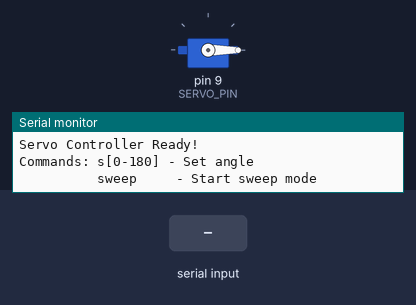
Bench run of a sketch on a simulated Arduino Uno, built with avr-gcc and run on an emulated ATmega328P. Shown: servo, the last lines printed to the serial monitor. Inputs (shaded band) come from the test bench.

Above: at 1.2 s.
1.3 s: "sweep" received over Serial
At 2.77 s:
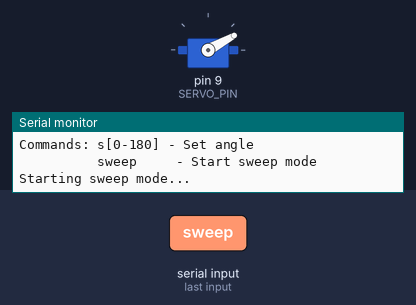
At 3.37 s:
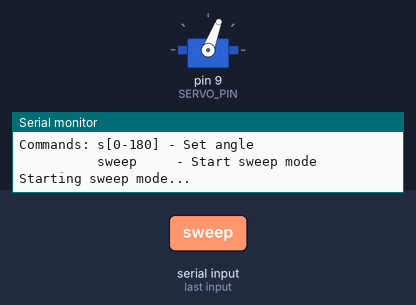
7.3 s: "s90\n" received over Serial
10.2 s: "s,45\n" received over Serial
At 12.6 s:
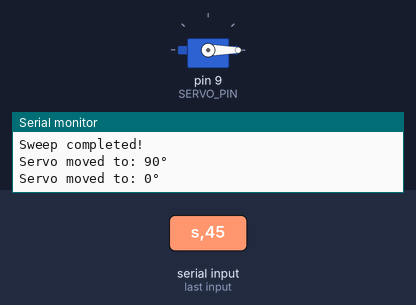
Timing chart, 0 to 14.1 s (numbered marks = the images above; inputs shaded):
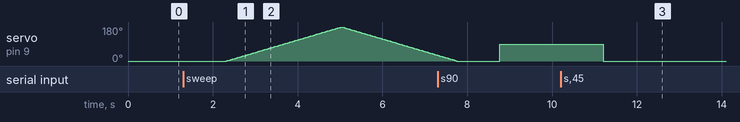

Measured:
- after the input at 1.3 s, servo on pin 9 (SERVO_PIN): rises from 0° to 180° in 2.7 s, then falls to 30° in 2.3 s
- after the input at 10.2 s, servo on pin 9 (SERVO_PIN): 90° → 0° after 1.0 s

The sketch:

servo_control.ino
```cpp
// (licence header left out)
#include <Servo.h>

// Pin Definitions
const int SERVO_PIN = 9;      // Signal pin for servo

// Servo Objects
Servo myServo;

// Program Variables
int currentAngle = 0;
int sweepDelay = 15;          // milliseconds per step (smoother = 10-20ms)

void setup() {
  Serial.begin(9600);
  myServo.attach(SERVO_PIN);
  myServo.write(0);

  Serial.println("Servo Controller Ready!");
  Serial.println("Commands: s[0-180] - Set angle");
  Serial.println("          sweep     - Start sweep mode");
}

void loop() {
  // Manual control via Serial Monitor
  if (Serial.available() > 0) {
    String command = Serial.readString();
    command.trim();

    if (command == "sweep") {
      runSweep();
    }
    else if (command.startsWith("s")) {
      int angle = command.substring(1).toInt();
      if (angle >= 0 && angle <= 180) {
        setServoAngle(angle);
      } else {
        Serial.println("Error: Angle must be between 0 and 180");
      }
    }
  }
}

void setServoAngle(int angle) {
  myServo.write(angle);
  currentAngle = angle;
  Serial.print("Servo moved to: ");
  Serial.print(angle);
  Serial.println("°");
  delay(sweepDelay);
}

void runSweep() {
  Serial.println("Starting sweep mode...");

  // Sweep from 0 to 180 degrees
  for (int angle = 0; angle <= 180; angle++) {
    myServo.write(angle);
    delay(sweepDelay);
  }

  // Sweep back from 180 to 0 degrees
  for (int angle = 180; angle >= 0; angle--) {
    myServo.write(angle);
    delay(sweepDelay);
  }

  Serial.println("Sweep completed!");
}
```
